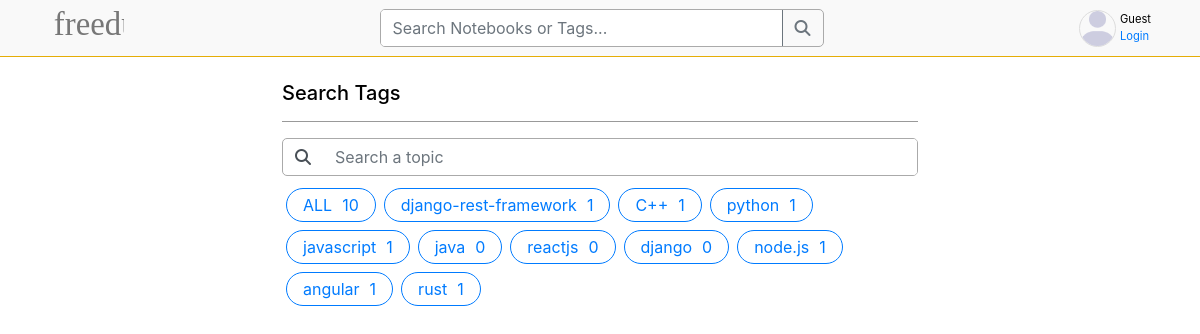
Page /topics/ on the committed database.
### base/models.py (models this page shows, shortened)
class Topic(models.Model):
    name = models.CharField(max_length=200)

### base/views.py (the view)
# urls.py: path('topics/', views.topicsPage, name='topics'),
def topicsPage(request):
    q = request.GET.get('q') if request.GET.get('q') != None else ''
    topics = Topic.objects.filter(name__icontains=q)
    return render(request, 'base/topics.html', {'topics': topics})

### base/templates/base/topics.html (shortened to what this page needs)
{% extends "main.html" %} {% block content %} {% load static %}
<div class="container my-4">
    <div class="container inner-container">
        <h5 class="my-2">Search Tags</h5>
        <hr style="background-color: var(--search-border);">
        <form
            action=""
            method="GET"
            class="d-flex m-0 mb-2"
            role="search"
            style="width: 100%"
        >
            <div
                class="input-group"
                style="
                    border: solid 1px var(--search-border);
                    border-radius: 5px;
                "
            >
                <button
                    class="input-group-text border-0"
                    id="basic-addon1" type="submit"
                    style="background-color: transparent"
                >
                    <i class="fa fa-search" aria-hidden="true"></i
                ></button>
                <input
                    class="form-control my-0"
                    type="search"
                    name="q"
                    placeholder="Search a topic"
                    aria-label="Search"
                    style="
                        background-color: var(--search-color);
                        border-width: 0px;
                        color: var(--text-color);
                    "
                    aria-describedby="button-addon2"
                />
            </div>
        </form>
        <div class="container d-flex flex-wrap p-0 m-0">
            <a
                class="d-flex btn btn-outline-primary px-3 py-1 m-1"
                style="gap: 10px; width: fit-content; border-radius: 20px"
                href="{% url "topics" %}"
            >
                ALL
                <span>{{topics.count}}</span>
            </a>
            {% for topic in topics %}
                <a
                    class="d-flex btn btn-outline-primary px-3 py-1 m-1"
                    style="gap: 10px; border-radius: 20px; width: fit-content"
                    href="{% url "home" %}?q={{topic.name}}"
                >
                {{topic.name}}
                <span>{{topic.room_set.all.count}}</span>
            </a>
            {% endfor %}
        </div>
    </div>
</div>
{% endblock content %}

### static/css/main.css (style rules this page uses)
html { scroll-behavior: smooth;scrollbar-width: none !important; }
body { background-color: white !important; }

### templates/main.html (style rules this page uses)
:root { --bg-color: #ffffff; --text-color: #000000; --toggle-bg: #ddd; --toggle-circle: #fff; --card-color: #fff; --card-border-color: #ddd; --nav-bar: #f9f9f9; --search-color: #fff; --search-border: #aaa; --feed-description: #444; --comment-box: #fff; --comment-box-text: #444; --tag-color: #ffd7b5; }
body { background-color: var(--bg-color); color: var(--text-color); transition: background-color 0.3s, color 0.3s; }

### base/templates/base/topics.html (style rules this page uses)
.inner-container { width: 100%; }
@media screen and (min-width: 768px) { .inner-container { width: 60%; } }

### rows in the picture
Topic: name "django-rest-framework", room_set.all.count "1"
Topic: name "C++", room_set.all.count "1"
Topic: name "python", room_set.all.count "1"
Topic: name "javascript", room_set.all.count "1"
Topic: name "java", room_set.all.count "0"
Topic: name "reactjs", room_set.all.count "0"
Topic: name "django", room_set.all.count "0"
Topic: name "node.js", room_set.all.count "1"
Topic: name "angular", room_set.all.count "1"
Topic: name "rust", room_set.all.count "1"

### other values in the picture
{{ topics.count }} "10"
